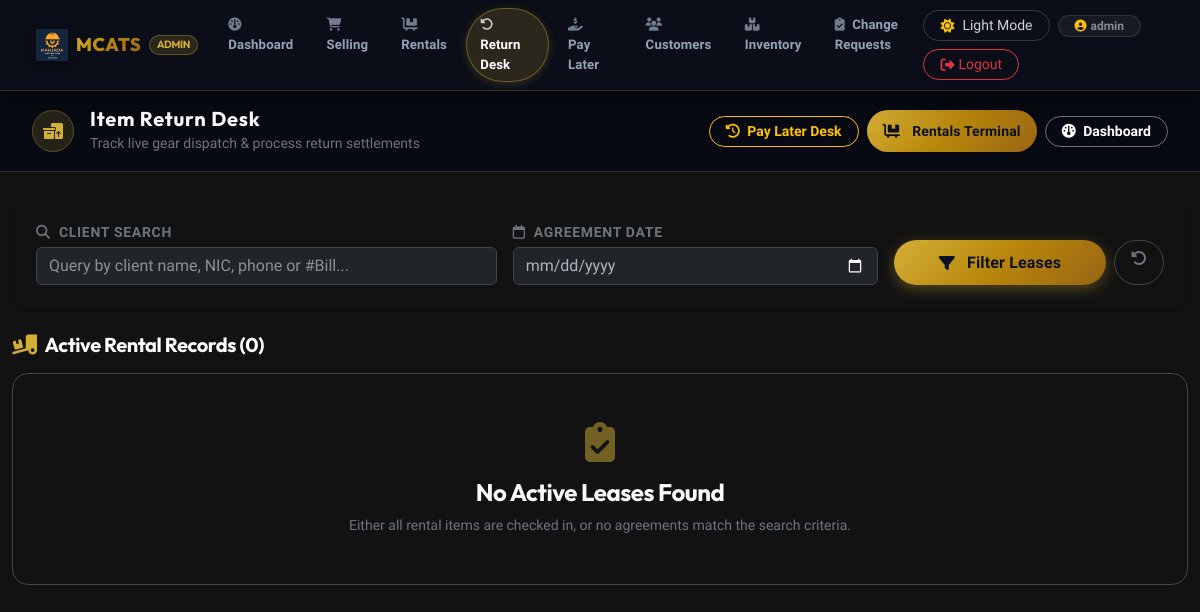
Page /views/pos/return_items.php (signed in) on the earlier database version.
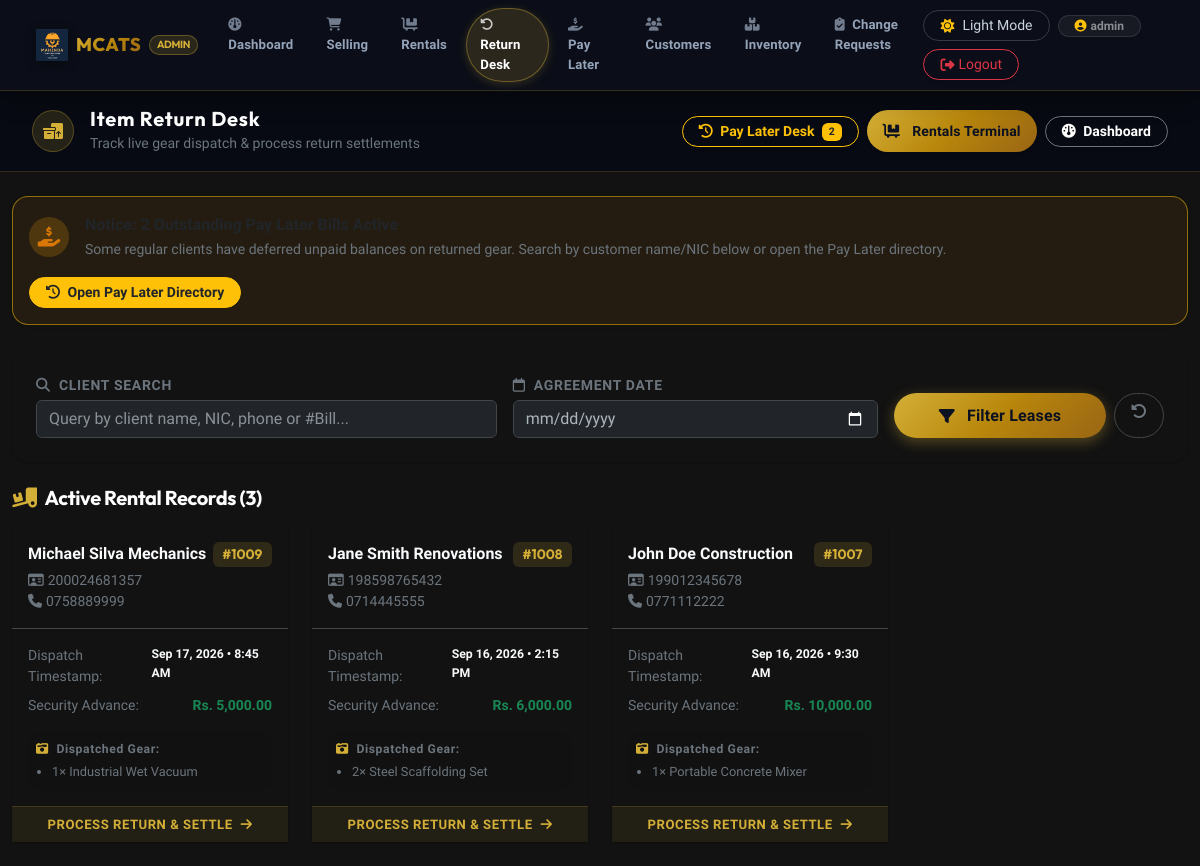
Same page on the later database version.
### tables this page shows
CREATE TABLE `transactions` (
  `bill_number` int(11) NOT NULL AUTO_INCREMENT,
  `session_id` int(11) DEFAULT NULL,
  `customer_nic` varchar(20) DEFAULT NULL,
  `type` varchar(50) NOT NULL,
  `subtotal_lkr` decimal(10,2) DEFAULT 0.00,
  `discount_type` varchar(20) DEFAULT 'none',
  `discount_value` decimal(10,2) DEFAULT 0.00,
  `discount_amount` decimal(10,2) DEFAULT 0.00,
  `total_lkr` decimal(10,2) NOT NULL,
  `received_amount` decimal(10,2) DEFAULT 0.00,
  `balance_amount` decimal(10,2) DEFAULT 0.00,
  `advance_paid` decimal(10,2) DEFAULT 0.00,
  `free_equipment` text DEFAULT NULL,
  `notes` text DEFAULT NULL,
  `status` varchar(50) DEFAULT 'ongoing',
  `transaction_date` timestamp NOT NULL DEFAULT current_timestamp(),
  PRIMARY KEY (`bill_number`)
);

CREATE TABLE `customers` (
  `nic_number` varchar(20) NOT NULL,
  `phone_number` varchar(15) NOT NULL,
  `full_name` varchar(100) NOT NULL,
  `address` text DEFAULT NULL,
  PRIMARY KEY (`nic_number`)
);

CREATE TABLE `transaction_items` (
  `id` int(11) NOT NULL AUTO_INCREMENT,
  `bill_number` int(11) DEFAULT NULL,
  `item_id` int(11) DEFAULT NULL,
  `quantity` int(11) DEFAULT NULL,
  `unit_price` decimal(10,2) DEFAULT NULL,
  `billed_days` int(11) DEFAULT NULL,
  `is_free` tinyint(1) DEFAULT 0,
  PRIMARY KEY (`id`)
);

CREATE TABLE `inventory` (
  `item_id` int(11) NOT NULL AUTO_INCREMENT,
  `item_name` varchar(100) NOT NULL,
  `category` enum('Power Tools','Hardware Goods','Rental Items') NOT NULL,
  `price_per_unit` decimal(10,2) NOT NULL,
  `stock_quantity` int(11) DEFAULT 0,
  `item_image` varchar(255) DEFAULT 'default.png',
  `status` varchar(50) DEFAULT 'available',
  `bought_price` varchar(50) DEFAULT NULL,
  PRIMARY KEY (`item_id`)
);

### views/pos/return_items.php (the view, shortened to what the changed rows need)
<?php
include_once __DIR__ . '/../../db.php';
$search_filter = isset($_GET['search']) ? trim($_GET['search']) : '';
$pay_later_count_res = $conn->query("SELECT COUNT(*) as cnt FROM transactions WHERE type='renting' AND status='pay_later'");
$all_pay_later_total = 0;
if ($pay_later_count_res) {
    $row = $pay_later_count_res->fetch_assoc();
    $all_pay_later_total = intval($row['cnt'] ?? 0);
}
$sql = "SELECT t.*, c.full_name as c_name, c.phone_number as c_phone
        FROM transactions t
        LEFT JOIN customers c ON t.customer_nic = c.nic_number
        WHERE t.type='renting' AND t.status='ongoing'";
$sql .= " ORDER BY t.transaction_date DESC";
$stmt = $conn->prepare($sql);
$stmt->execute();
$rentals_result = $stmt->get_result();
?>
<!DOCTYPE html>
<html lang="en">
<head>
    <link href="https://cdn.jsdelivr.net/npm/bootstrap@5.3.0/dist/css/bootstrap.min.css" rel="stylesheet">
    <link rel="stylesheet" href="https://cdnjs.cloudflare.com/ajax/libs/font-awesome/6.4.0/css/all.min.css">
    <link rel="stylesheet" href="../../css/luxury.css">
</head>
<body>
    <div class="top-navbar d-flex justify-content-between align-items-center flex-wrap gap-3">
        <div class="d-flex align-items-center gap-2">
            <a href="pay_later.php" class="btn btn-sm btn-outline-warning rounded-pill px-3 fw-semibold shadow-sm border-warning">
                <i class="fa-solid fa-clock-rotate-left me-1"></i> Pay Later Desk
                <?php if ($all_pay_later_total > 0): ?>
                    <span class="badge bg-warning text-dark ms-1"><?php echo $all_pay_later_total; ?></span>
                <?php endif; ?>
            </a>
        </div>
    </div>
    <div class="container-fluid py-4 flex-grow-1" style="max-width: 1400px; margin: 0 auto;">
        <?php if ($all_pay_later_total > 0 && empty($search_filter)): ?>
            <div class="alert alert-warning border-warning border-opacity-50 rounded-4 shadow-sm p-3 mb-4 d-flex align-items-center justify-content-between flex-wrap gap-3" style="background: rgba(245, 158, 11, 0.08);">
                <div class="d-flex align-items-center gap-3">
                    <div class="rounded-circle d-flex align-items-center justify-content-center" style="width: 40px; height: 40px; background: rgba(245, 158, 11, 0.2); color: #d97706;">
                        <i class="fa-solid fa-hand-holding-dollar fs-5"></i>
                    </div>
                    <div>
                        <strong class="text-dark d-block">Notice: <?php echo $all_pay_later_total; ?> Outstanding Pay Later Bill<?php echo $all_pay_later_total > 1 ? 's' : ''; ?> Active</strong>
                        <span class="text-secondary small">Some regular clients have deferred unpaid balances on returned gear. Search by customer name/NIC below or open the Pay Later directory.</span>
                    </div>
                </div>
                <a href="pay_later.php" class="btn btn-warning btn-sm rounded-pill fw-bold px-3 text-dark">
                    <i class="fa-solid fa-clock-rotate-left me-1"></i> Open Pay Later Directory
                </a>
            </div>
        <?php endif; ?>
        <div class="d-flex align-items-center justify-content-between mb-3">
            <h5 class="fw-bold mb-0 text-white d-flex align-items-center gap-2">
                <i class="fa-solid fa-truck-ramp-box" style="color: var(--gold-primary);"></i> Active Rental Records (<?php echo $rentals_result ? $rentals_result->num_rows : 0; ?>)
            </h5>
        </div>
        <div class="row g-4">
            <?php if ($rentals_result && $rentals_result->num_rows > 0): ?>
                <?php while($rental = $rentals_result->fetch_assoc()): ?>
                    <?php
                        $tid = $rental['bill_number'];
                        $i_sql = "SELECT i.item_name, ti.quantity FROM transaction_items ti JOIN inventory i ON ti.item_id = i.item_id WHERE ti.bill_number = ?";
                        $i_stmt = $conn->prepare($i_sql);
                        $i_stmt->bind_param("i", $tid);
                        $i_stmt->execute();
                        $items_res = $i_stmt->get_result();
                        $cname = !empty($rental['c_name']) ? $rental['c_name'] : "Walk-in Client";
                        $cphone = !empty($rental['c_phone']) ? $rental['c_phone'] : "No Phone";
                        $cnic = !empty($rental['customer_nic']) ? $rental['customer_nic'] : "Unspecified";
                        $date_fmt = date("M j, Y", strtotime($rental['transaction_date'])) . ' &bull; ' . date("g:i A", strtotime($rental['transaction_date']));
                    ?>
                    <div class="col-md-6 col-lg-4 col-xl-3">
                        <a href="return_checkout.php?bill_id=<?php echo $tid; ?>" class="rental-card h-100">
                            <div class="p-3 border-bottom border-secondary-subtle d-flex justify-content-between align-items-start">
                                <div>
                                    <div class="fw-bold fs-6 mb-1 text-truncate" title="<?php echo htmlspecialchars($cname); ?>"><?php echo htmlspecialchars($cname); ?></div>
                                    <div class="text-secondary small">
                                        <i class="fa-regular fa-id-card me-1"></i><?php echo htmlspecialchars($cnic); ?>
                                    </div>
                                    <div class="text-secondary small">
                                        <i class="fa-solid fa-phone me-1"></i><?php echo htmlspecialchars($cphone); ?>
                                    </div>
                                </div>
                                <span class="badge" style="background: rgba(212, 175, 55, 0.15); color: var(--gold-primary); font-family: 'Outfit', sans-serif; font-size: 0.85rem; padding: 0.35rem 0.6rem;">
                                    #<?php echo $tid; ?>
                                </span>
                            </div>
                            <div class="p-3 flex-grow-1">
                                <div class="d-flex justify-content-between mb-2 small">
                                    <span class="text-secondary">Dispatch Timestamp:</span>
                                    <span class="fw-semibold small"><?php echo $date_fmt; ?></span>
                                </div>
                                <div class="d-flex justify-content-between mb-3 small">
                                    <span class="text-secondary">Security Advance:</span>
                                    <span class="fw-bold text-success">Rs. <?php echo number_format($rental['advance_paid'], 2); ?></span>
                                </div>
                                <div class="p-2 rounded-3 small" style="background: rgba(0, 0, 0, 0.03); border: 1px solid var(--luxury-card-border);">
                                    <strong class="d-block mb-1 text-secondary" style="font-size: 0.76rem; text-uppercase; letter-spacing: 0.05em;">
                                        <i class="fa-solid fa-camera-retro me-1" style="color: var(--gold-primary);"></i> Dispatched Gear:
                                    </strong>
                                    <ul class="mb-0 ps-3 text-secondary" style="font-size: 0.8rem;">
                                        <?php
                                        $count = 0;
                                        while($it = $items_res->fetch_assoc()) {
                                            if($count < 3) {
                                                echo "<li>" . htmlspecialchars($it['quantity']) . "× " . htmlspecialchars($it['item_name']) . "</li>";
                                            }
                                            $count++;
                                        }
                                        ?>
                                    </ul>
                                </div>
                            </div>
                            <div class="rental-card-footer p-2 text-center text-uppercase">
                                Process Return & Settle <i class="fa-solid fa-arrow-right ms-1"></i>
                            </div>
                        </a>
                    </div>
                <?php endwhile; ?>
            <?php else: ?>
                <div class="col-12">
                    <div class="text-center py-5 rounded-4 border border-secondary-subtle" style="background: var(--luxury-card-bg);">
                        <i class="fa-solid fa-clipboard-check fs-1 d-block mb-3" style="color: var(--gold-primary); opacity: 0.5;"></i>
                        <h4 class="fw-bold">No Active Leases Found</h4>
                        <p class="text-secondary small mb-0">Either all rental items are checked in, or no agreements match the search criteria.</p>
                    </div>
                </div>
            <?php endif; ?>
        </div>
    </div>
</body>
</html>

Differences in the rows shown:
added transactions: customers.full_name "Michael Silva Mechanics", customer_nic "200024681357", customers.phone_number "0758889999", bill_number "1009", transaction_date "Sep 17, 2026 • 8:45 AM", advance_paid "5,000.00"
added transaction_items: quantity "1", item.item_name "Industrial Wet Vacuum", shown under "Michael Silva Mechanics"
added transactions: customers.full_name "Jane Smith Renovations", customer_nic "198598765432", customers.phone_number "0714445555", bill_number "1008", transaction_date "Sep 16, 2026 • 2:15 PM", advance_paid "6,000.00"
added transaction_items: quantity "2", item.item_name "Steel Scaffolding Set", shown under "Jane Smith Renovations"
added transactions: customers.full_name "John Doe Construction", customer_nic "199012345678", customers.phone_number "0771112222", bill_number "1007", transaction_date "Sep 16, 2026 • 9:30 AM", advance_paid "10,000.00"
added transaction_items: quantity "1", item.item_name "Portable Concrete Mixer", shown under "John Doe Construction"
Other differences:
$all_pay_later_total: (not shown) → "2"
$rentals_result->num_rows: "0" → "3"
text no longer shown: "No Active Leases Found Either all rental items are checked in, or no agreements match the search criteria."
text now shown: "Some regular clients have deferred unpaid balances on returned gear. Search by customer name/NIC below or open the Pay Later directory. Open Pay Later Directory"
